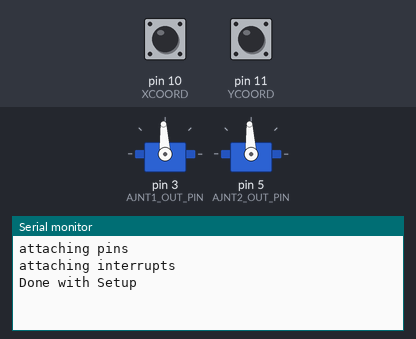
The sketch below on a simulated Arduino Uno, built with avr-gcc and run on an emulated ATmega328P. On the bench: 2 × servo, the last lines printed to the serial monitor. The inputs (shaded band) are chosen by the test bench; at power-on: pin 10 (XCOORD) LOW, pin 11 (YCOORD) LOW.

Above: at 11.2 s.
11.3 s: pin 10 (XCOORD) pulsed HIGH 2 times (0.12 s each, 0.3 s apart)
At 11.62 s:
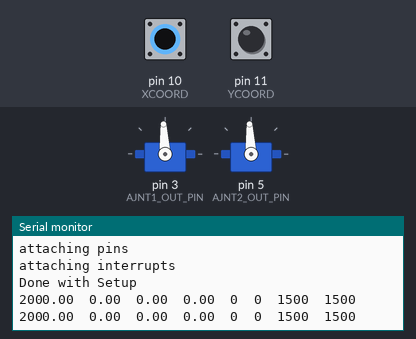
13.4 s: pin 11 (YCOORD) pulsed HIGH 2 times (0.12 s each, 0.3 s apart)
At 15.1 s:
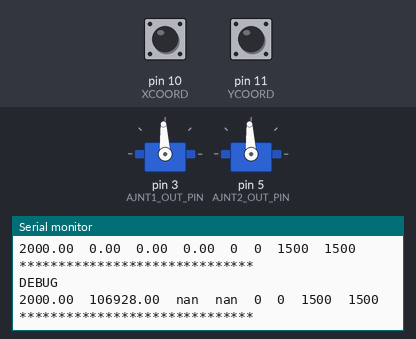

Measured:
- after the input at 11.3 s, the serial monitor: prints a new line after 0.21 s (image 1)
- after the input at 13.4 s, the serial monitor: prints a new line after 0.18 s (image 2)

The sketch:

Titan16_3DOF.ino
```cpp
/*
 * author:  Brandon Dang
 */

#include "PinChangeInt.h"
#include <math.h>
#include <Servo.h>

#define XCOORD 10
#define YCOORD 11

#define XCOORDFLAG 1
#define YCOORDFLAG 2
/*Calibration signal for AJNT servo motors; 1500 = 0 output
*/
#define CENTER_SIGNAL 1500
/*raw sensor data
*/
volatile uint16_t XINPUTSHARED;
volatile uint16_t YINPUTSHARED;
/*timestamp placeholder for signal time length calcs
*/
uint32_t XSTART;
uint32_t YSTART;

float XPOS;
float YPOS;

double length1 = 900;
double length2 = 1100;
double theta1;
double theta2;

/*Valid PWM Output pins to arm joints(UNO) : 3,5,6,9
*/
#define AJNT1_OUT_PIN 3  //tape 1
#define AJNT2_OUT_PIN 5 //tape 2
/*define binary flag values for interrupt
*/
#define JOINT1_FLAG 1
#define JOINT2_FLAG 2
/*Calibration signal for AJNT servo motors; 1500 = 0 output
*/
#define CAL_SIGNAL 1500
/*Raw sensor data
*/
volatile uint16_t usAJNT1InShared;
volatile uint16_t usAJNT2InShared;
/*timestamp palceholder to for signal time length calcs
*/
uint32_t ulAJNT1Start;
uint32_t ulAJNT2Start;
/*Object declaration
*/
Servo armJoint1;
Servo armJoint2;

volatile uint8_t bUpdateFlagsShared;

void setup() {
  Serial.begin(9600);

  /*Attach output pins
  */
  Serial.println("attaching pins");
  armJoint1.attach(AJNT1_OUT_PIN);
  armJoint2.attach(AJNT2_OUT_PIN);
  /*Safety signal in case receiver does not receive data
  */
  armJoint1.writeMicroseconds(CENTER_SIGNAL);
  armJoint2.writeMicroseconds(CENTER_SIGNAL);

  Serial.println("attaching interrupts");
  PCintPort::attachInterrupt(XCOORD, calcXLocation, CHANGE);
  PCintPort::attachInterrupt(YCOORD, calcYLocation, CHANGE);

  Serial.println("Done with Setup");
  delay(10000);
}

  static uint16_t XCOORDIN;
  static uint16_t YCOORDIN;

  static uint8_t bUpdateFlags;

  /*Theta after converted from radians to degrees
  */
  int theta1Deg;
  int theta2Deg;

  static int usAJNT1In;
  static int usAJNT2In;
  static int usAJNT1;
  static int usAJNT2;

  bool initialized = false;

void loop() {
  /*put your main code here, to run repeatedly:
  */


  if (bUpdateFlagsShared)
  {
    //prevent writing from sensors to volatile vars
    noInterrupts();

    //grab values from volatile vars
    bUpdateFlags = bUpdateFlagsShared;

    if (bUpdateFlags & XCOORDFLAG)
    {
      XCOORDIN = XINPUTSHARED;
    }
    if (bUpdateFlags & YCOORDFLAG)
    {
      YCOORDIN = YINPUTSHARED;
    }
    //reset flag
    bUpdateFlagsShared = 0;

    //resume sensor writing
    interrupts();
  }

  //if flag values present redundancy, scrub the new values for valid servo inputs
  if (bUpdateFlags & (XCOORDFLAG || YCOORDFLAG))
  {
    if (XCOORDIN < 1000)
    {
      XCOORDIN = 1000;
    }
    else if (XCOORDIN > 2000)
    {
      XCOORDIN = 2000;
    }

    if (YCOORDIN < 1000)
    {
      YCOORDIN = 1000;
    }
    else if (YCOORDIN > 2000)
    {
      YCOORDIN = 2000;
    }
  }

  XPOS = map(XCOORDIN, 1000, 2000, 0, 2000);
  YPOS = map(YCOORDIN, 1000, 2000, 0, 2000);

  // Math Stuff
  theta1 = solveTheta1(XPOS, YPOS, length1, length2);
  theta2 = solveTheta2(XPOS, YPOS, length1, length2);

  if(!isnan(theta1) || !isnan(theta2))
   {
    //output Xcoordinate
    Serial.print(XPOS);
    Serial.print("\t");

    //output Ycoordinate
    Serial.print(YPOS);
    Serial.print("\t");

    //output theta1 in radian
    Serial.print(theta1);
    Serial.print("\t");
    //output theta2 in radian
    Serial.print(theta2);
    Serial.print("\t");

    //Convert to from Radians to Degrees
    theta1Deg = theta1*(180/PI);
    theta2Deg = theta2*(180/PI);

    //Output Degrees
    Serial.print(theta1Deg);
    Serial.print("\t");
    Serial.print(theta2Deg);
    Serial.print("\t");


    // Mapping Degrees to proper PWM SIGNAL, MODIFY THIS
    // Account for the fact that JOINT2 is still reversed
    if(theta1Deg >= -90 && theta1Deg <= 90 && theta2Deg >= -90 && theta2Deg <= 90)
    {
      usAJNT1 = map(theta1Deg, -90, 90, 1000, 2000);
      usAJNT2 = map(theta2Deg, -90, 90, 1000, 2000);
      //Converted Values that are inputs
      Serial.print(usAJNT1);
      Serial.print("\t");
      Serial.print(usAJNT2);
      setSpeedJoint1(usAJNT1);
      setSpeedJoint2(usAJNT2);
    }
    Serial.println("\t");

    //Will write value to the servo
    /*
    setSpeedJoint1(usAJNT1);
    setSpeedJoint2(usAJNT2);
    */
    bUpdateFlags = 0;
    initialized = true;
  }
  //else state exclusively for debugging
  else if(initialized)
  {
    Serial.println("******************************");
    Serial.println("DEBUG");
    //output Xcoordinate
    Serial.print(XPOS);
    Serial.print("\t");

    //output Ycoordinate
    Serial.print(YPOS);
    Serial.print("\t");

    //output theta1 in radian
    Serial.print(theta1);
    Serial.print("\t");
    //output theta2 in radian
    Serial.print(theta2);
    Serial.print("\t");

    Serial.print(theta1Deg);
    Serial.print("\t");
    Serial.print(theta2Deg);
    Serial.print("\t");

    if(theta1Deg >= -90 && theta1Deg <= 90 && theta2Deg >= -90 && theta2Deg <= 90)
    {
      //Converted Values that are inputs
      Serial.print(usAJNT1);
      Serial.print("\t");
      Serial.print(usAJNT2);
      setSpeedJoint1(usAJNT1);
      setSpeedJoint2(usAJNT2);
    }
    Serial.println("\t");
    Serial.println("******************************");
    delay(15000);

  }

  delay(100);
}


void setSpeedJoint1(uint16_t val)
{
  armJoint1.writeMicroseconds(val);
}
void setSpeedJoint2(uint16_t val)
{
  armJoint2.writeMicroseconds(val);
}
double solveTheta1(double XPOS, double YPOS, double length1, double length2)
{
  double tempL1sq = pow(length1, 2);
  double tempL2sq = pow(length2, 2);
  double tempXsq = pow(XPOS, 2);
  double tempYsq = pow(YPOS, 2);

  double SquareRootInput =  tempXsq + tempYsq;
  double squareRoot = sqrt(SquareRootInput);
  double denominator = 2*length1*squareRoot;

  //double atan_calc;

  if(XPOS == 0)
    XPOS = 1;
  //if(YPOS == 0)
  //  atac_Calc = 0;
  //else
  //  atan_calc = atan(YPOS/XPOS);
  double tempTheta1 = atan(YPOS/XPOS) - acos((tempXsq + tempYsq + tempL1sq - tempL2sq)/(denominator));

  return tempTheta1;

}
double solveTheta2(double XPOS, double YPOS, double length1, double length2)
{
  double tempL1sq = pow(length1, 2);
  double tempL2sq = pow(length2, 2);
  double tempXsq = pow(XPOS, 2);
  double tempYsq = pow(YPOS, 2);

  double denominator = 2*length1*length2;

  double tempTheta2 = PI - acos((tempL1sq + tempL2sq - tempXsq - tempYsq)/(denominator));
  return tempTheta2;
}
void calcXLocation()
{
  if (digitalRead(XCOORD) == HIGH)
  {
    XSTART = micros();
  }
  else
  {
    XINPUTSHARED = (uint16_t)(micros() - XSTART);
    bUpdateFlagsShared |= XCOORDFLAG;
  }
}
void calcYLocation()
{
  if (digitalRead(YCOORD) == HIGH)
  {
    YSTART = micros();
  }
  else
  {
    YINPUTSHARED = (uint16_t)(micros() - YSTART);
    bUpdateFlagsShared |= YCOORDFLAG;
  }
}
```
